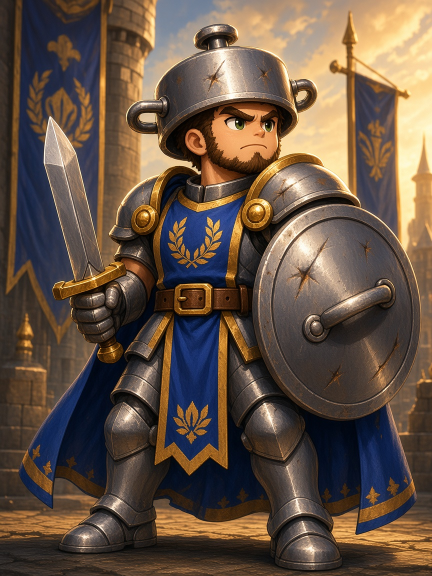
#> input picture assets/characters/AVT_AEG_001/card/AVT_AEG_001_card_v2.png, 864 x 1152 px (shown at 1/2 size)
$ python build_card_art_v2.py
#> lines starting #> are read from the running program, lines starting #| are printed output that depends on the picture
#!/usr/bin/env python3
"""Build the card-art v2 quality pass.

Identity lock: base illustrations are the v1 PNGs, copied byte-for-byte.
The gold-pot file is a masked recolour of that silver painting (see
goldpot_recolor.py). No image-generation model is used.

v1 frame and emblem files are not overwritten. v2 frames are the same
geometry with a top-left light pass. EMBLEM_AEGIS_v2 redraws the pot-lid
so the handle still reads at the 96px socket.
"""
from __future__ import annotations

import importlib.util
import json
import shutil
from pathlib import Path

import numpy as np
from PIL import Image, ImageDraw, ImageFont

ROOT = Path(__file__).resolve().parents[2]
CARD = ROOT / "assets/characters"
FRAMES = ROOT / "assets/card-art/frames"
QA = ROOT / "docs/qa/card_art_v2"
FONT = "/usr/share/fonts/truetype/dejavu/DejaVuSerif-Bold.ttf"

BASES = [
    ("AVT_AEG_001", "AVT_AEG_001_card_v1.png", "AVT_AEG_001_card_v2.png"),
    ("AVT_PHA_001", "AVT_PHA_001_card_v1.png", "AVT_PHA_001_card_v2.png"),
    ("AVT_CEL_001", "AVT_CEL_001_card_v1.png", "AVT_CEL_001_card_v2.png"),
    ("AVT_SAN_001", "AVT_SAN_001_card_v1.png", "AVT_SAN_001_card_v2.png"),
]
PROOFS = [
    ("AVT_AEG_001", "Sir Potlid", "AEGIS", "AVT_AEG_001_card_v2.png"),
    ("AVT_AEG_001", "Sir Potlid", "AEGIS", "AVT_AEG_001_card_v2_variant_goldpot.png"),
    ("AVT_PHA_001", "Nox Squeak", "PHANTOM", "AVT_PHA_001_card_v2.png"),
    ("AVT_CEL_001", "Madame Meteor", "CELESTIAL", "AVT_CEL_001_card_v2.png"),
    ("AVT_SAN_001", "Sister Plaster", "SANCTUARY", "AVT_SAN_001_card_v2.png"),
]


# [51 lines left out: functions _load_gold, _load_v1_frames, _light_top_left, emblem_aegis_v2, not called in this run]


def _webp(src: Path, dest: Path) -> None:
    im = Image.open(src).convert("RGB").resize((512, 683), Image.LANCZOS)
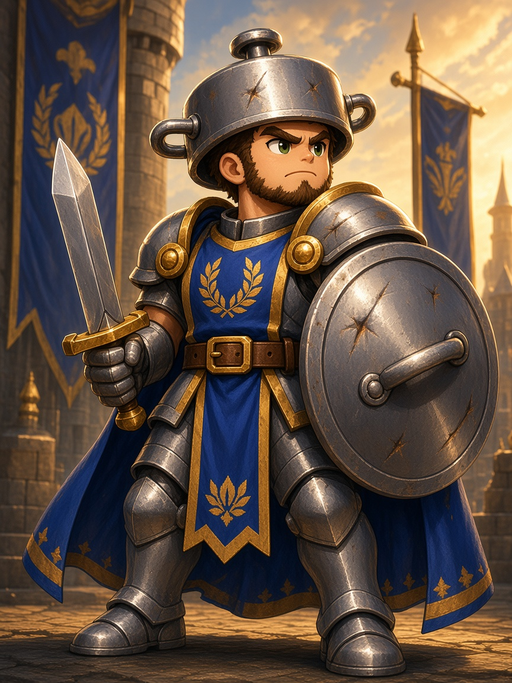
#> im: PIL image 512x683 RGB; mean R, G, B 100.9, 82.9, 68.3
    dest.parent.mkdir(parents=True, exist_ok=True)
    im.save(dest, "WEBP", quality=82, method=6)


def _copy_bases() -> None:
    for cid, src_name, dst_name in BASES:
        src = CARD / cid / "card" / src_name
        dst = CARD / cid / "card" / dst_name
        shutil.copyfile(src, dst)
        _webp(dst, dst.with_name(dst.stem + "_web.webp"))
#> pass 2 of the loop in _copy_bases, `for cid, src_name, dst_name in BASES:`:
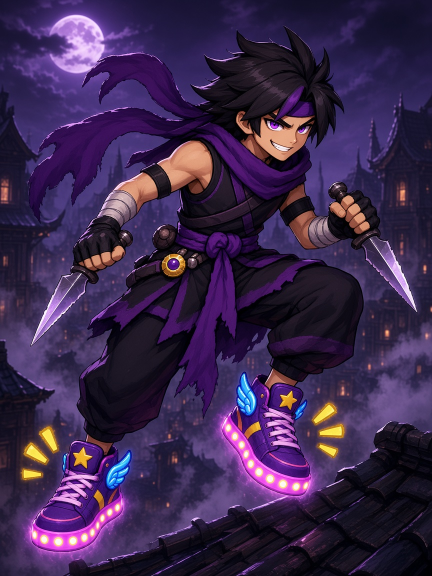
#> input picture assets/characters/AVT_PHA_001/card/AVT_PHA_001_card_v2.png, 864 x 1152 px (shown at 1/2 size)
#> in _webp (call 2), `im = Image.open(src).convert("RGB").resize((512, 683), Image.LANCZOS)`:
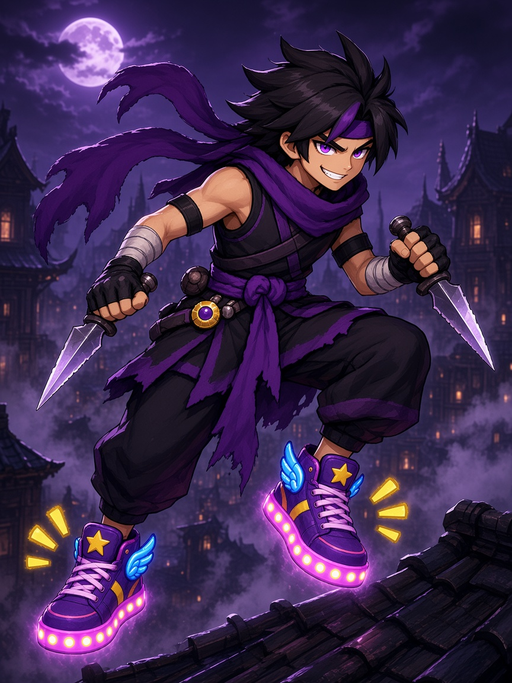
#> im: PIL image 512x683 RGB; mean R, G, B 59.3, 39.7, 77.4


# [121 lines left out: functions _frames, _layout, _center, _proofs, _compares, not called in this run]


def main() -> None:
    _copy_bases()
    gold = _load_gold()
    gold.run(
        ROOT / gold.SRC_REL,
        ROOT / gold.GOLD_REF_REL,
        CARD / "AVT_AEG_001/card/AVT_AEG_001_card_v2_variant_goldpot.png",
        QA / "masks/AVT_AEG_001_goldpot_mask.png",
    )
    _webp(
        CARD / "AVT_AEG_001/card/AVT_AEG_001_card_v2_variant_goldpot.png",
        CARD / "AVT_AEG_001/card/AVT_AEG_001_card_v2_variant_goldpot_web.webp",
    )
    _frames(_load_v1_frames())
    _layout()
    _proofs()
    _compares()
    print("card art v2 built")


if __name__ == "__main__":
#> (the run stopped early here; a loop or call above may not have finished)
